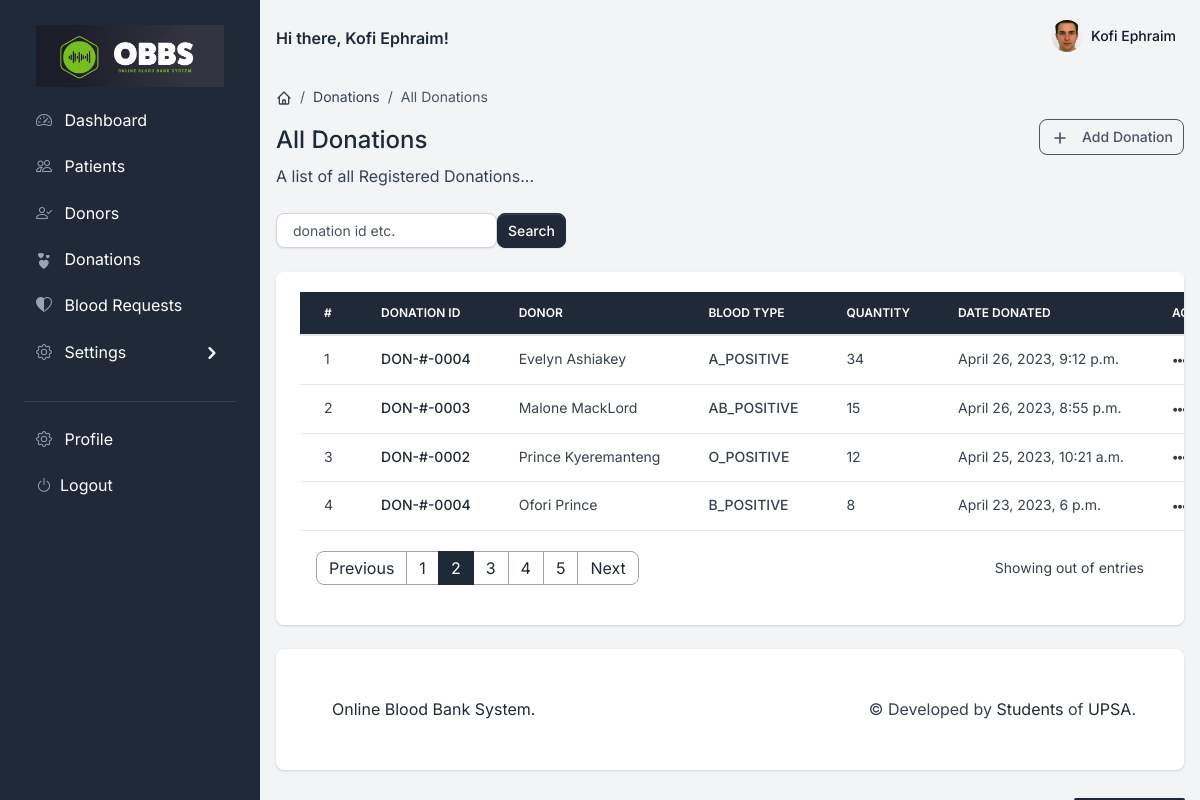
Page /dashboard/donations/ (signed in) on the committed database.
### accounts/models.py (models this page shows, shortened)
class User(AbstractBaseUser, PermissionsMixin):
    email = models.EmailField(max_length=255, unique=True)
    fullname = models.CharField(max_length=255, blank=True, null=True)
    phone = models.CharField(max_length=15, blank=True, null=True)
    gender = models.CharField(max_length=15, blank=True, null=True)
    profile_image = models.ImageField(
        upload_to='profile_images', blank=True, null=True)
    is_active = models.BooleanField(default=True)
    is_staff = models.BooleanField(default=False)
    is_superuser = models.BooleanField(default=False)
    is_patient = models.BooleanField(default=False)
    created_by_staff = models.BooleanField(default=False)
    created_at = models.DateTimeField(auto_now_add=True)
    def get_fullname(self):
        return self.fullname if self.fullname else self.email
    objects = AccountManager()
    USERNAME_FIELD = 'email'
    def __str__(self):
        return self.get_fullname()
    class Meta:
        db_table = 'user'
        permissions = [
            ("view_profile", "Can view profile"),
            ("view_setting", "Can view setting"),
            ("change_profile", "Can update profile"),
            ("reset_password", "Can reset password"),
            ("add_user_to_group", "Can add user to group"),
            ("add_patient", "Can add patient"),
            ("change_patient", "Can update patient"),
            ("add_permission_to_user", "Can add permission to user"),
        ]

### dashboard/models.py (models this page shows, shortened)
class Donation(models.Model):
    def generate_donation_id():
        from .models import Donation
        count = Donation.objects.count()
        return 'DON-#-000' + str(Donation.objects.count() + 1)
    donor = models.ForeignKey('Donor', on_delete=models.CASCADE, null=True)
    donation_id = models.CharField(default=generate_donation_id, max_length=20)  # noqa
    date_time_donated = models.DateTimeField()
    quantity = models.IntegerField()
    created_at = models.DateTimeField(auto_now_add=True)

class Donor(models.Model):
    fullname = models.CharField(max_length=100)
    email = models.EmailField(default="default@gmail.com")
    blood_type = models.CharField(max_length=15)
    dob = models.DateField()
    address = models.CharField(max_length=500)
    phone = models.CharField(max_length=15)
    gender = models.CharField(max_length=10)
    medical_condition = models.CharField(max_length=500)
    title = models.CharField(max_length=10)
    ocupation = models.CharField(max_length=100)
    id_type = models.CharField(max_length=20)
    id_number = models.CharField(max_length=30)
    created_at = models.DateTimeField(auto_now_add=True)
    created_by = models.ForeignKey(User, on_delete=models.CASCADE, null=True)

### dashboard/views/donations.py (the view)
# urls.py: path('donations/', views.DonationsListView.as_view(), name='donations'),
class DonationsListView(PermissionRequiredMixin, View):
    permission_required = ['dashboard.view_donation']
    template = 'dashboard/donations.html'
    @method_decorator(MustLogin)
    def get(self, request, *args, **kwargs):
        donations = Donation.objects.all().order_by('-created_at')
        context = {
            'donations': donations,
        }
        return render(request, self.template, context)

### dashboard/templates/dashboard/donations.html (shortened to what this page needs)
{% extends "base/base.html" %}
{% load static %}
{% block content %}
<div class="d-flex justify-content-between flex-wrap flex-md-nowrap align-items-center py-4">
    <div class="d-block mb-4 mb-md-0">
        <nav aria-label="breadcrumb" class="d-none d-md-inline-block">
            <ol class="breadcrumb breadcrumb-dark breadcrumb-transparent">
                <li class="breadcrumb-item">
                    <a href="#">
                    </a>
                </li>
                <li class="breadcrumb-item"><a href="#">Donations</a></li>
                <li class="breadcrumb-item active" aria-current="page">All Donations</li>
            </ol>
        </nav>
        <h2 class="h4">All Donations</h2>
        <p class="mb-0">A list of all Registered Donations...</p>
    </div>
    <div class="btn-toolbar mb-2 mb-md-0">
        <div class="btn-group ms-2 ms-lg-3">
            <a href="{% url 'dashboard:create_update_donation' %}" class="btn btn-sm btn-outline-gray-600">
                <svg class="icon icon-xs me-2" fill="none" stroke="currentColor" viewBox="0 0 24 24"
                    xmlns="http://www.w3.org/2000/svg">
                    <path stroke-linecap="round" stroke-linejoin="round" stroke-width="2"
                        d="M12 6v6m0 0v6m0-6h6m-6 0H6">
                    </path>
                </svg>
                Add Donation
            </a>
        </div>
    </div>
</div>
<div class="table-settings mb-4">
    <div class="row align-items-center justify-content-between">
        <div class="col col-md-6 col-lg-3 col-xl-4">
            <div class="input-group me-2 me-lg-3 fmxw-400">
                <form action="{% url 'dashboard:search_donation' %}" method="GET">
                    <div class="row">
                        <div class="col-9 mx-0" style="padding-right: 0;">
                            <input type="text" class="form-control" name="q" placeholder="donation id etc.">
                        </div>
                        <div class="col-3 mx-0" style="padding-left: 0;">
                            <span><button class="btn btn-sm btn-primary">Search</button></span>
                        </div>
                    </div>
                </form>
            </div>
        </div>
    </div>
</div>
<div class="card card-body border-0 shadow table-wrapper table-responsive">
    <table class="table table-hover">
        <thead class="table-dark">
            <tr>
                <th class="border-gray-200">#</th>
                <th class="border-gray-200">Donation ID</th>
                <th class="border-gray-200">Donor</th>
                <th class="border-gray-200">Blood Type</th>
                <th class="border-gray-200">Quantity</th>
                <th class="border-gray-200">Date Donated</th>
                <th class="border-gray-200">Action</th>
            </tr>
        </thead>
        <tbody>
            {% if donations %}
            {% for donation in donations %}
            <tr>
                <td>
                    {{forloop.counter}}
                </td>
                <td>
                    <a href="#" class="fw-bold">
                        {{donation.donation_id}}
                    </a>
                </td>
                <td>
                    <span class="fw-normal">{{donation.donor.fullname}}</span>
                </td>
                <td><span class="fw-bold">{{donation.donor.blood_type}}</span></td>
                <td><span class="fw-normal">{{donation.quantity}}</span></td>
                <td><span class="fw-normal">{{donation.date_time_donated}}</span></td>
                <td>
                    <div class="btn-group">
                        <button class="btn btn-link text-dark dropdown-toggle dropdown-toggle-split m-0 p-0"
                            data-bs-toggle="dropdown" aria-haspopup="true" aria-expanded="false">
                            <span class="icon icon-sm">
                                <span class="fas fa-ellipsis-h icon-dark"></span>
                            </span>
                        </button>
                    </div>
                </td>
            </tr>
            {% endfor %}
            {% else %}
            <tr>
                <td colspan="6">
                    <p class="text-center">No Donation Added Yet</p>
                </td>
            </tr>
            {% endif %}
        </tbody>
    </table>
    <div class="card-footer px-3 border-0 d-flex flex-column flex-lg-row align-items-center justify-content-between">
        <nav aria-label="Page navigation example">
            <ul class="pagination mb-0">
                <li class="page-item">
                    <a class="page-link" href="#">Previous</a>
                </li>
                <li class="page-item">
                    <a class="page-link" href="#">1</a>
                </li>
                <li class="page-item active">
                    <a class="page-link" href="#">2</a>
                </li>
                <li class="page-item">
                    <a class="page-link" href="#">3</a>
                </li>
                <li class="page-item">
                    <a class="page-link" href="#">4</a>
                </li>
                <li class="page-item">
                    <a class="page-link" href="#">5</a>
                </li>
                <li class="page-item">
                    <a class="page-link" href="#">Next</a>
                </li>
            </ul>
        </nav>
        <div class="fw-normal small mt-4 mt-lg-0">Showing <b>{{total_donations}}</b> out of
            entries</div>
    </div>
</div>
{% endblock content %}

### dashboard/templates/includes/navigation.html (shortened to what this page needs)
{% load static %}
<nav class="navbar navbar-top navbar-expand navbar-dashboard navbar-dark ps-0 pe-2 pb-0">
  <div class="container-fluid px-0">
    <div class="d-flex justify-content-between w-100" id="navbarSupportedContent">
      <div class="d-flex align-items-center text-primary">
        <b>Hi there, {{request.user.get_fullname}}!</b>
      </div>
      <ul class="navbar-nav align-items-center">
        <li class="nav-item dropdown ms-lg-3">
          <a class="nav-link dropdown-toggle pt-1 px-0" href="#" role="button" data-bs-toggle="dropdown"
            aria-expanded="false">
            <div class="media d-flex align-items-center">
              <img class="avatar rounded-circle"
                src="{% if request.user.profile_image %} {{ request.user.profile_image.url }} {% else %} {% static '/assets/img/team/profile-picture-3.jpg' %} {% endif %} "
                class="avatar-xl rounded-circle mx-auto mt-n7 mb-4" alt="Neil Portrait">
              <div class="media-body ms-2 text-dark align-items-center d-none d-lg-block">
                <span class="mb-0 font-small fw-bold text-gray-900">
                  {% if request.user.get_fullname %}
                  <strong>{{ request.user.get_fullname }}</strong>
                  {% else %}
                  <strong>Guest</strong>
                  {% endif %}
                </span>
              </div>
            </div>
          </a>
        </li>
      </ul>
    </div>
  </div>
</nav>

### rows in the picture
User: user.get_fullname "Kofi Ephraim", profile_image (picture)
Donation: donation_id "DON-#-0004", donor.fullname "Evelyn Ashiakey", donor.blood_type "A_POSITIVE", quantity "34", date_time_donated "April 26, 2023, 9:12 p.m."
Donation: donation_id "DON-#-0003", donor.fullname "Malone MackLord", donor.blood_type "AB_POSITIVE", quantity "15", date_time_donated "April 26, 2023, 8:55 p.m."
Donation: donation_id "DON-#-0002", donor.fullname "Prince Kyeremanteng", donor.blood_type "O_POSITIVE", quantity "12", date_time_donated "April 25, 2023, 10:21 a.m."
Donation: donation_id "DON-#-0004", donor.fullname "Ofori Prince", donor.blood_type "B_POSITIVE", quantity "8", date_time_donated "April 23, 2023, 6 p.m."
